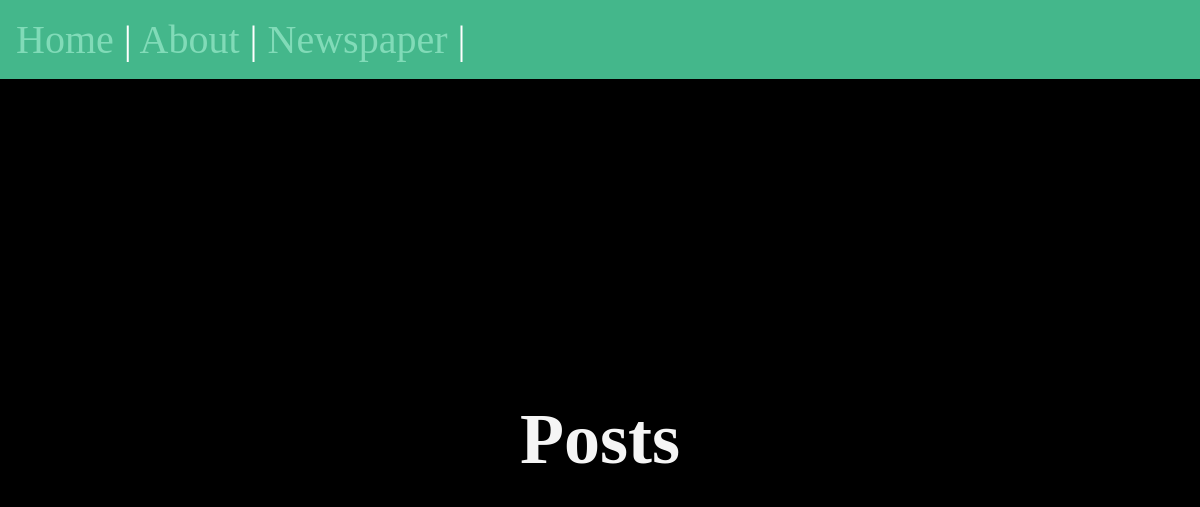
The app's page /posts/, older data.
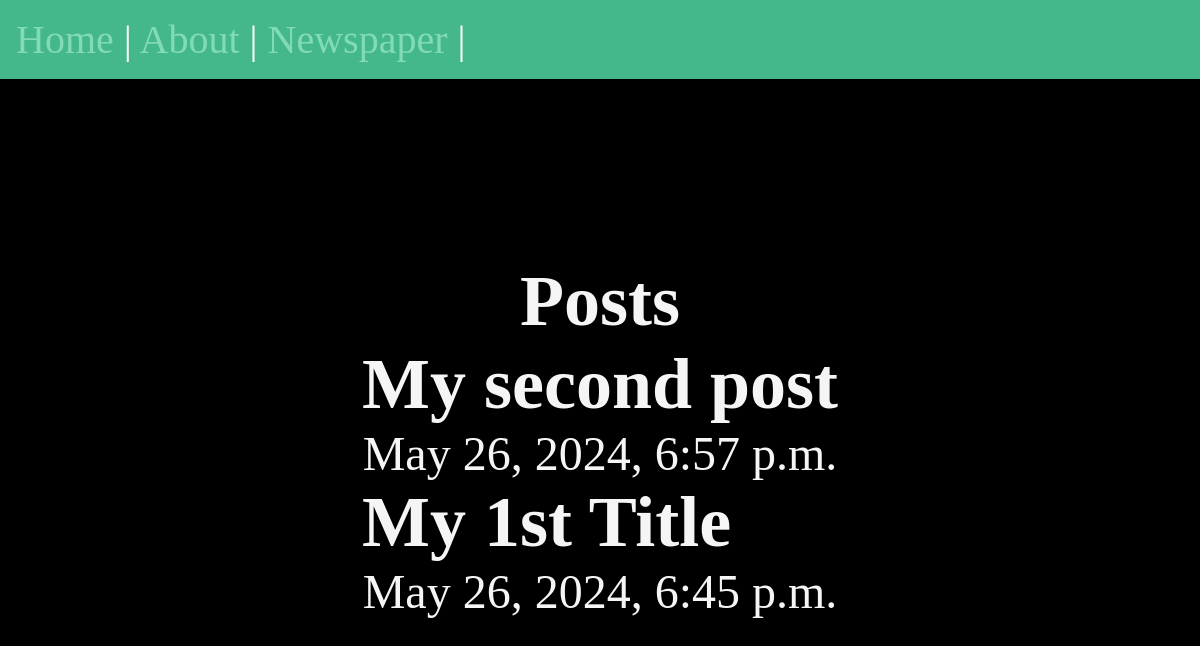
The same page, newer data.
### posts/models.py (models this page shows, shortened)
class Post(models.Model):
    title = models.CharField(max_length=75)
    body = models.TextField()
    slug = models.SlugField()
    date = models.DateTimeField(auto_now_add=True)

### posts/views.py (the view)
# urls.py: path('',views.posts_list),   #add a path to the home page
def posts_list(request):
    posts = Post.objects.all().order_by('-date')
    return render(request,'posts/posts_list.html',{'posts' : posts})

### posts/templates/posts/posts_list.html (shortened to what this page needs)
{% extends "layout.html" %}
{% block content %}
    <section>
        <h1>Posts</h1>
        {% for post in posts %}
            <article class="post">
                <h2>{{post.title}}</h2>
                <p>{{post.date}}</p>
            </article>
        {% endfor %}
    </section>
{% endblock  %}

Row changes from the older to the newer data that the page shows:
added Post: title "My second post", date "May 26, 2024, 6:57 p.m."
added Post: title "My 1st Title", date "May 26, 2024, 6:45 p.m."
